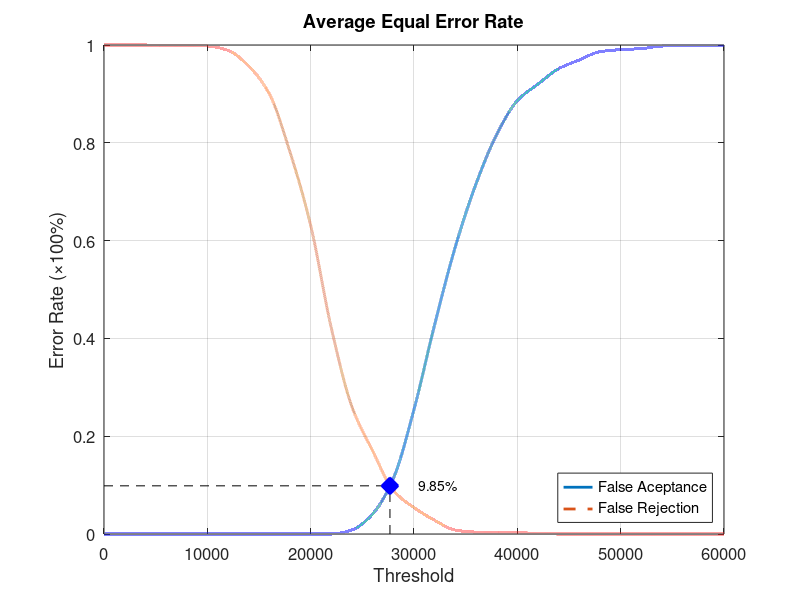
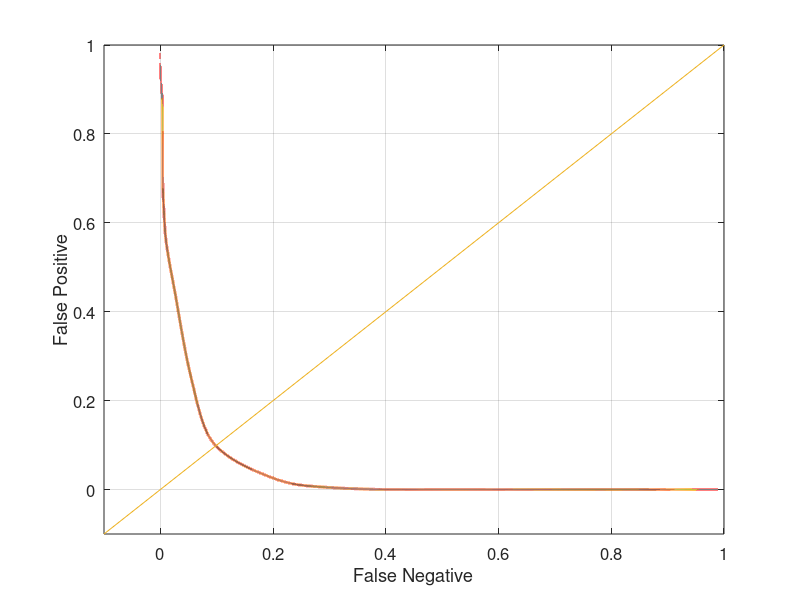

These charts were generated, in order, by the following MATLAB code:
function yEER = Database1Average
close all;
clear;
clc;
x = 0:2000:60000;
xq = 0:0.5:60000;

y0 = [0 0 0 0 0 0 0 0 0 0 0 0 0.00842105 0.0410526 0.113684 0.254737 0.428421 0.587368 0.715789 0.816842 0.886316 0.92 0.951579 0.969474 0.986316 0.990526 0.992632 0.997895 0.998947 0.998947 1];
yy0 = interp1(x, y0, xq, 'pchip');
y1 = [1 1 1 0.999 0.999 0.998 0.989 0.957 0.9 0.781 0.631 0.421 0.26 0.17 0.089 0.054 0.028 0.008 0.004 0.004 0.003 0.001 0 0 0 0 0 0 0 0 0];
yy1 = interp1(x, y1, xq, 'pchip');

% Calculating EER: 
y2 = abs(y0 - y1);
find(y2 == min(y2))
yy2 = abs(yy0 - yy1);
xEER = find(yy2 == min(yy2));
xEERIndex = xq(xEER) % X-axis EER
yEER = yy0(xEER) % Y-axis EER

main = figure
plot(xq, yy0,'-','LineWidth', 2);	hold on
plot(xq, yy1,'--','LineWidth', 2);	hold on
plot([xEERIndex xEERIndex], [0 yEER], 'k--');	hold on
plot([0 xEERIndex], [yEER yEER], 'k--');	hold on
plot(xEERIndex, yEER, 'bx', 'LineWidth', 10);	hold on
text(xEERIndex + 10 * xEERIndex / 100, yEER, [num2str(round((10000 * yEER)) / 100) '%'])
legend('False Aceptance', 'False Rejection', 'Location', 'SouthEast')
xlabel('Threshold')
ylabel('Error Rate (\times100%)')
title('Average Equal Error Rate')
set(gca, 'FontSize', 12)
axis([0 60000 0 1])
grid on

print(main, 'Database1AverageMain', '-dpng');
FNRxFPR = figure('Color', [1 1 1]);
plot(yy1, yy0, '-', yy1, yy0, 'LineWidth', 2);
hold on
y = -0.1:0.1:1
plot(y, y); 
set(gca, 'FontSize', 12)
xlabel('False Negative')
ylabel('False Positive')
axis([-0.1 1 -0.1 1])
set(gca, 'FontSize', 12)
grid on

print(FNRxFPR, 'Database1AverageFNRxFPR','-dpng');
end
